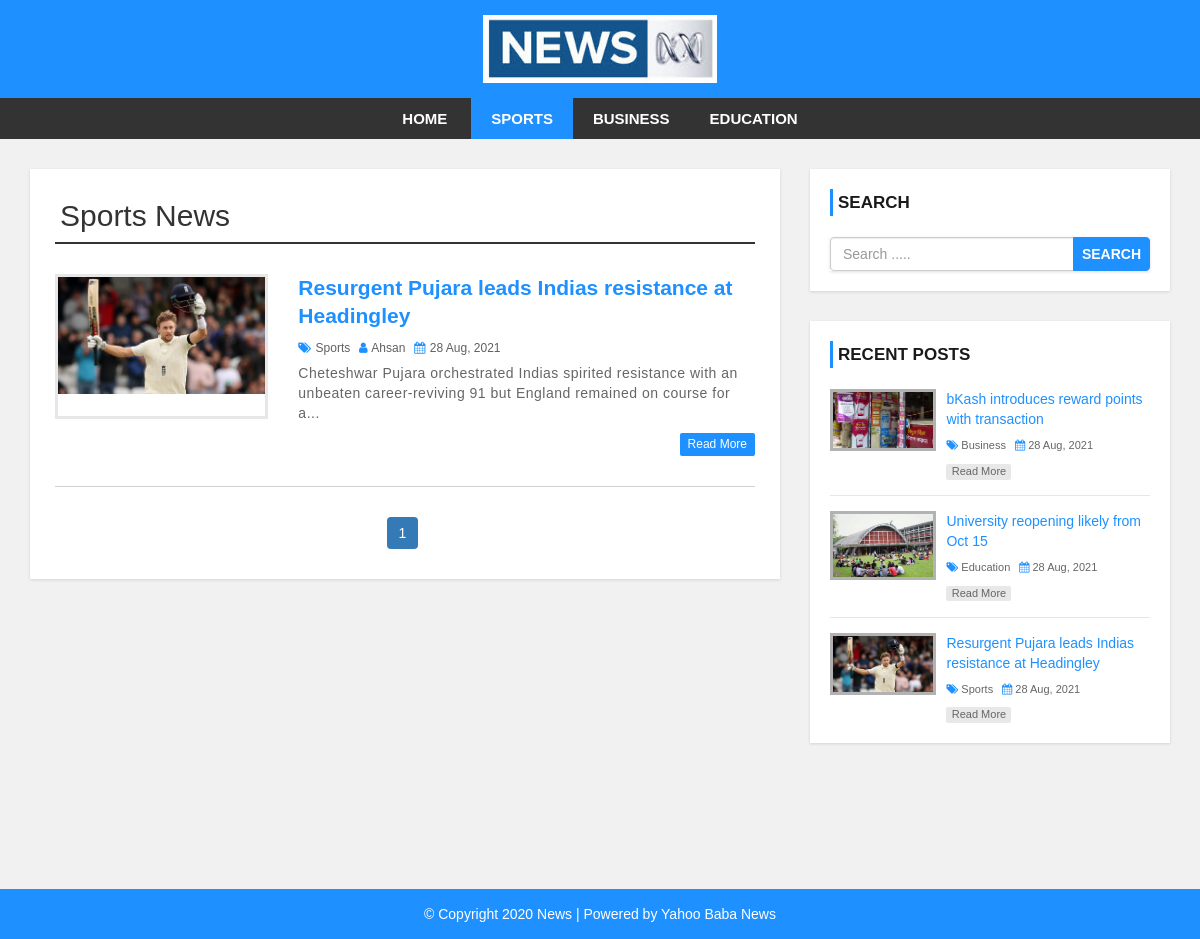
Page /category.php?cid=38 on the committed database.
### tables this page shows
CREATE TABLE `settings` (
  `id` int(11) NOT NULL,
  `websitename` varchar(60) NOT NULL,
  `logo` varchar(50) NOT NULL,
  `footerdesc` varchar(255) NOT NULL
);

CREATE TABLE `category` (
  `category_id` int(11) NOT NULL,
  `category_name` varchar(100) NOT NULL,
  `post` int(11) NOT NULL DEFAULT 0
);

CREATE TABLE `post` (
  `post_id` int(11) NOT NULL,
  `title` varchar(100) NOT NULL,
  `description` text NOT NULL,
  `category` varchar(100) NOT NULL,
  `post_date` varchar(50) NOT NULL,
  `author` int(11) NOT NULL,
  `post_img` varchar(100) NOT NULL
);

CREATE TABLE `user` (
  `user_id` int(10) UNSIGNED NOT NULL,
  `first_name` varchar(30) NOT NULL,
  `last_name` varchar(30) NOT NULL,
  `username` varchar(30) DEFAULT NULL,
  `password` varchar(40) DEFAULT NULL,
  `role` int(11) NOT NULL
);

### category.php (the view, shortened to what this page needs)
<?php include 'header.php'; ?>
    <div id="main-content">
      <div class="container">
        <div class="row">
            <div class="col-md-8">
                <div class="post-container">
                  <?php
                  include "config.php";
                  if(isset($_GET['cid'])){
                    $cat_id = $_GET['cid'];
                    $sql1 = "SELECT * FROM category WHERE category_id = {$cat_id}";
                    $result1 = mysqli_query($conn, $sql1) or die("Query Failed.");
                    $row1 = mysqli_fetch_assoc($result1);
                  ?>
                  <h2 class="page-heading"><?php echo $row1['category_name']; ?> News</h2>
                  <?php
                    $limit = 3;
                    if(isset($_GET['page'])){
                      $page = $_GET['page'];
                    }else{
                      $page = 1;
                    }
                    $offset = ($page - 1) * $limit;
                    $sql = "SELECT post.post_id, post.title, post.description,post.post_date,post.author,
                    category.category_name,user.username,post.category,post.post_img FROM post
                    LEFT JOIN category ON post.category = category.category_id
                    LEFT JOIN user ON post.author = user.user_id
                    WHERE post.category = {$cat_id}
                    ORDER BY post.post_id DESC LIMIT {$offset},{$limit}";
                    $result = mysqli_query($conn, $sql) or die("Query Failed.");
                    if(mysqli_num_rows($result) > 0){
                      while($row = mysqli_fetch_assoc($result)) {
                  ?>
                    <div class="post-content">
                        <div class="row">
                            <div class="col-md-4">
                              <a class="post-img" href="single.php?id=<?php echo $row['post_id']; ?>"><img src="admin/upload/<?php echo $row['post_img']; ?>" alt=""/></a>
                            </div>
                            <div class="col-md-8">
                              <div class="inner-content clearfix">
                                  <h3><a href='single.php?id=<?php echo $row['post_id']; ?>'><?php echo $row['title']; ?></a></h3>
                                  <div class="post-information">
                                      <span>
                                          <i class="fa fa-tags" aria-hidden="true"></i>
                                          <a href='category.php?cid=<?php echo $row['category']; ?>'><?php echo $row['category_name']; ?></a>
                                      </span>
                                      <span>
                                          <i class="fa fa-user" aria-hidden="true"></i>
                                          <a href='author.php?aid=<?php echo $row['author']; ?>'><?php echo $row['username']; ?></a>
                                      </span>
                                      <span>
                                          <i class="fa fa-calendar" aria-hidden="true"></i>
                                          <?php echo $row['post_date']; ?>
                                      </span>
                                  </div>
                                  <p class="description">
                                      <?php echo substr($row['description'],0,130) . "..."; ?>
                                  </p>
                                  <a class='read-more pull-right' href='single.php?id=<?php echo $row['post_id']; ?>'>read more</a>
                              </div>
                            </div>
                        </div>
                    </div>
                    <?php
                      }
                    }else{
                      echo "<h2>No Record Found.</h2>";
                    }
                    if(mysqli_num_rows($result1) > 0){
                      $total_records = $row1['post'];
                      $total_page = ceil($total_records / $limit);
                      echo '<ul class="pagination admin-pagination">';
                      for($i = 1; $i <= $total_page; $i++){
                        if($i == $page){
                          $active = "active";
                        }else{
                          $active = "";
                        }
                        echo '<li class="'.$active.'"><a href="category.php?cid='.$cat_id .'&page='.$i.'">'.$i.'</a></li>';
                      }
                      echo '</ul>';
                    }
                  }else{
                    echo "<h2>No Record Found.</h2>";
                  }
                    ?>
                </div>
            </div>
            <?php include 'sidebar.php'; ?>
        </div>
      </div>
    </div>
<?php include 'footer.php'; ?>

### header.php (shortened to what this page needs)
<!DOCTYPE html>
<html lang="en">
<head>
    <link rel="stylesheet" href="css/bootstrap.min.css" />
    <link rel="stylesheet" href="css/font-awesome.css">
    <link rel="stylesheet" href="css/style.css">
</head>
<body>
<div id="header">
    <div class="container">
        <div class="row">
            <div class=" col-md-offset-4 col-md-4">
              <?php
                include "config.php";
                $sql = "SELECT * FROM settings";
                $result = mysqli_query($conn, $sql) or die("Query Failed.");
                if(mysqli_num_rows($result) > 0){
                  while($row = mysqli_fetch_assoc($result)) {
                    if($row['logo'] == ""){
                      echo '<a href="index.php"><h1>'.$row['websitename'].'</h1></a>';
                    }else{
                      echo '<a href="index.php" id="logo"><img src="admin/images/'. $row['logo'] .'"></a>';
                    }
                  }
                }
                ?>
            </div>
        </div>
    </div>
</div>
<div id="menu-bar">
    <div class="container">
        <div class="row">
            <div class="col-md-12">
              <?php
                include "config.php";
                if(isset($_GET['cid'])){
                  $cat_id = $_GET['cid'];
                }
                $sql = "SELECT * FROM category WHERE post > 0";
                $result = mysqli_query($conn, $sql) or die("Query Failed. : Category");
                if(mysqli_num_rows($result) > 0){
                  $active = "";
              ?>
                <ul class='menu'>
                  <li><a href='index.php'>Home</a></li>
                  <?php while($row = mysqli_fetch_assoc($result)) {
                    if(isset($_GET['cid'])){
                      if($row['category_id'] == $cat_id){
                        $active = "active";
                      }else{
                        $active = "";
                      }
                    }
                    echo "<li><a class='{$active}' href='category.php?cid={$row['category_id']}'>{$row['category_name']}</a></li>";
                  } ?>
                </ul>
                <?php } ?>
            </div>
        </div>
    </div>
</div>

### sidebar.php
<div id="sidebar" class="col-md-4">
    <div class="search-box-container">
        <h4>Search</h4>
        <form class="search-post" action="search.php" method ="GET">
            <div class="input-group">
                <input type="text" name="search" class="form-control" placeholder="Search .....">
                <span class="input-group-btn">
                    <button type="submit" class="btn btn-danger">Search</button>
                </span>
            </div>
        </form>
    </div>
    <div class="recent-post-container">
        <h4>Recent Posts</h4>
        <?php
        include "config.php";
        $limit = 3;
        $sql = "SELECT post.post_id, post.title, post.post_date,
        category.category_name,post.category,post.post_img FROM post
        LEFT JOIN category ON post.category = category.category_id
        ORDER BY post.post_id DESC LIMIT {$limit}";
        $result = mysqli_query($conn, $sql) or die("Query Failed. : Recent Post");
        if(mysqli_num_rows($result) > 0){
          while($row = mysqli_fetch_assoc($result)) {
      ?>
        <div class="recent-post">
            <a class="post-img" href="single.php?id=<?php echo $row['post_id']; ?>">
                <img src="admin/upload/<?php echo $row['post_img']; ?>" alt=""/>
            </a>
            <div class="post-content">
                <h5><a href="single.php?id=<?php echo $row['post_id']; ?>"><?php echo $row['title']; ?></a></h5>
                <span>
                    <i class="fa fa-tags" aria-hidden="true"></i>
                    <a href='category.php?cid=<?php echo $row['category']; ?>'><?php echo $row['category_name']; ?></a>
                </span>
                <span>
                    <i class="fa fa-calendar" aria-hidden="true"></i>
                    <?php echo $row['post_date']; ?>
                </span>
                <a class="read-more" href="single.php?id=<?php echo $row['post_id']; ?>">read more</a>
            </div>
        </div>
    <?php
      }
    }
    ?>
    </div>
</div>

### footer.php
<div id ="footer">
    <div class="container">
        <div class="row">
            <div class="col-md-12">
              <?php
                include "config.php";
                $sql = "SELECT * FROM settings";
                $result = mysqli_query($conn, $sql) or die("Query Failed.");
                if(mysqli_num_rows($result) > 0){
                  while($row = mysqli_fetch_assoc($result)) {
              ?>
                <span><?php echo $row['footerdesc']; ?></span>
              <?php
                }
              }
              ?>
            </div>
        </div>
    </div>
</div>
</body>
</html>

### css/style.css (style rules this page uses)
body { background: #f1f1f1; font-family: sans-serif,arial,Helvetica; }
a, a:hover, a:focus { text-decoration: none; outline: none; }
ul { margin:0; padding:0; list-style:none; }
h2.page-heading { margin: 5px 0 30px; padding: 0 5px 10px; border-bottom: 2px solid #333; }
form { background: #fff; padding: 25px; box-shadow:0 1px 3px rgba(0, 0, 0, 0.13); }
#header { background: #1e90ff; text-align: center; padding: 15px; }
#logo { display: inline-block; width: 65%; }
#logo img { width: 100%; }
#menu-bar { background: #333; text-align: center; }
#menu-bar .menu > li { display: inline-block; }
.menu > li > a { padding: 10px 20px; display: block; text-transform: uppercase; color: #fff; font-size: 15px; font-weight:600; transition:all 0.5s ease 0s; }
#menu-bar .menu > li > a:hover, #menu-bar .menu > li > a.active { color:#fff; background:#1e90ff; }
#main-content { padding: 30px 0; min-height: 750px; }
#main-content .post-container { background-color: #fff; padding: 25px; box-shadow: 0 1px 3px rgba(0, 0, 0, 0.13); }
#main-content .post-content { border-bottom: 1px solid #d1d1d1; padding: 0 0 30px; margin-bottom:30px; }
#main-content .post-content img { width: 100%; }
#main-content .post-content .post-img { border: 3px solid #e7e7e7; display: block; height: 145px; overflow: hidden; transition: border .3s; }
#main-content .post-content h3 { font-size: 21px; line-height: 28px; font-weight: 600; margin: 0 0 7px; }
#main-content .post-content h3 a { color: #1e90ff; transition:all 0.3s; }
#main-content .post-content .post-information span { color: #606060; font-size: 12px; text-transform: capitalize; margin: 0 5px 5px 0; display: inline-block; }
#main-content .post-content .post-information i { color: #1e90ff; margin-right: 1px; }
#main-content .post-content .post-information a { color: #606060; text-decoration: none; }
#main-content .post-content p, #main-content .single-post p { color: #666; font-size: 14px; letter-spacing: 0.5px; margin:0 0 10px; }
#main-content .post-content a.read-more { color: #fff; background-color: #1E90FF; font-size: 12px; text-transform: capitalize; padding: 3px 8px; border-radius: 2px; transition: all 0.3s; }
.pagination { display: block; text-align: center; margin: 0; }
.pagination li { display:inline-block; margin: 0 5px 0 0; }
.pagination li a { border: none; background: #1e90ff; color: #fff; }
i.fa { color:#222; }
#sidebar h4 { color: #1A1A1A; font-size: 17px; line-height: 27px; font-weight:600; text-transform: uppercase; padding: 0 0 0 5px; margin: 0 0 21px; border-left: 3px solid #1e90ff; }
#sidebar .search-box-container { background-color: #fff; padding: 20px; margin: 0 0 30px; box-shadow: 0 1px 3px rgba(0, 0, 0, 0.13); }
#sidebar .search-post { padding: 0; }
#sidebar .search-post input { color: #606060; }
#sidebar .search-post .btn { font-weight: 600; text-transform: uppercase; padding: 6px 8px; background-color: #1E90FF; border-color: #1E90FF; outline: none; }
#sidebar .recent-post-container { padding: 20px; background: #fff; box-shadow: 0 1px 3px rgba(0, 0, 0, 0.13); }
#sidebar .recent-post { border-bottom: 1px solid #e7e7e7; padding: 0 0 15px; margin: 0 0 15px; }
#sidebar .recent-post:last-child { margin: 0; padding: 0; border: none; }
#sidebar .recent-post .post-img { display: inline-block; width: 33%; border: 3px solid rgba(0,0,0,0.3); vertical-align: top; transition: border .3s; }
#sidebar .recent-post .post-img img { width: 100%; }
#sidebar .recent-post .post-content { width: 65%; display: inline-block; border: none; padding: 0 0 0 7px; margin: 0; }
#sidebar .recent-post h5 { font-size: 14px; line-height: 20px; margin: 0 0 5px; }
#sidebar .recent-post h5 a { color: #1E90FF; }
#sidebar .recent-post span { color: #666; font-size: 11px; display: inline-block; margin: 0 5px 10px 0; }
#sidebar .recent-post span a { color: #666; }
#sidebar .recent-post span i { color: #1E90FF; }
#sidebar .recent-post a.read-more { color: #666; background-color: rgba(0,0,0,0.09); width: 65px; font-size: 11px; text-align: center; padding: 0; display: block; transition: all 0.3s; }
#footer { color: #fff; padding:15px 0; text-align:center; background-color:#1e90ff; }
#footer a { color:#fff; }

### rows in the picture
settings: logo (picture), footerdesc "© Copyright 2020 News | Powered by Yahoo Baba News"
category: category_name "SPORTS", category_name "Sports"
category: category_name "BUSINESS"
category: category_name "EDUCATION"
post: post_img (picture), title "Resurgent Pujara leads Indias resistance at Headingley", category.category_name "Sports", user.username "Ahsan", post_date "28 Aug, 2021", description "Cheteshwar Pujara orchestrated Indias spirited resistance with an unbeaten career-reviving 91 but England remained on course for a"
post: post_img (picture), title "bKash introduces reward points with transaction", category.category_name "Business", post_date "28 Aug, 2021"
post: post_img (picture), title "University reopening likely from Oct 15", category.category_name "Education", post_date "28 Aug, 2021"
